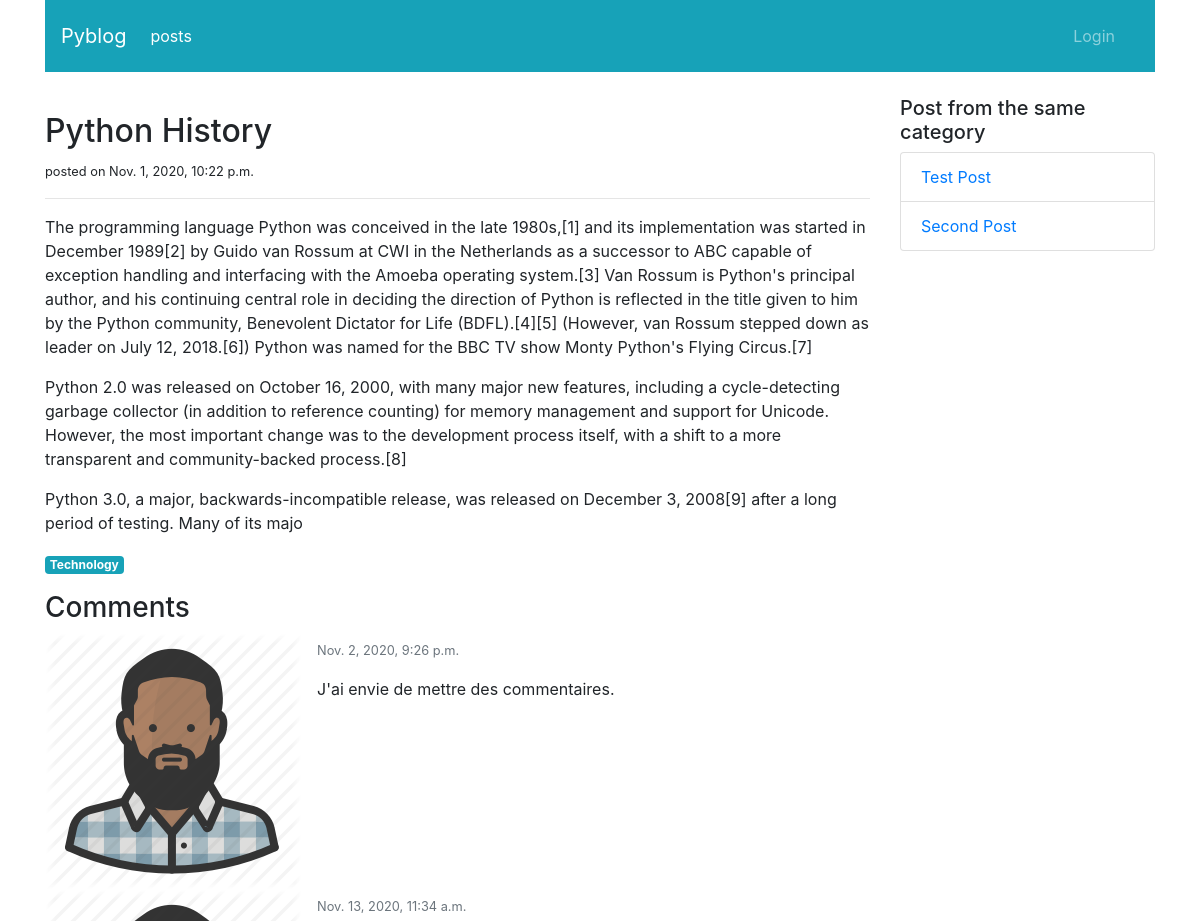
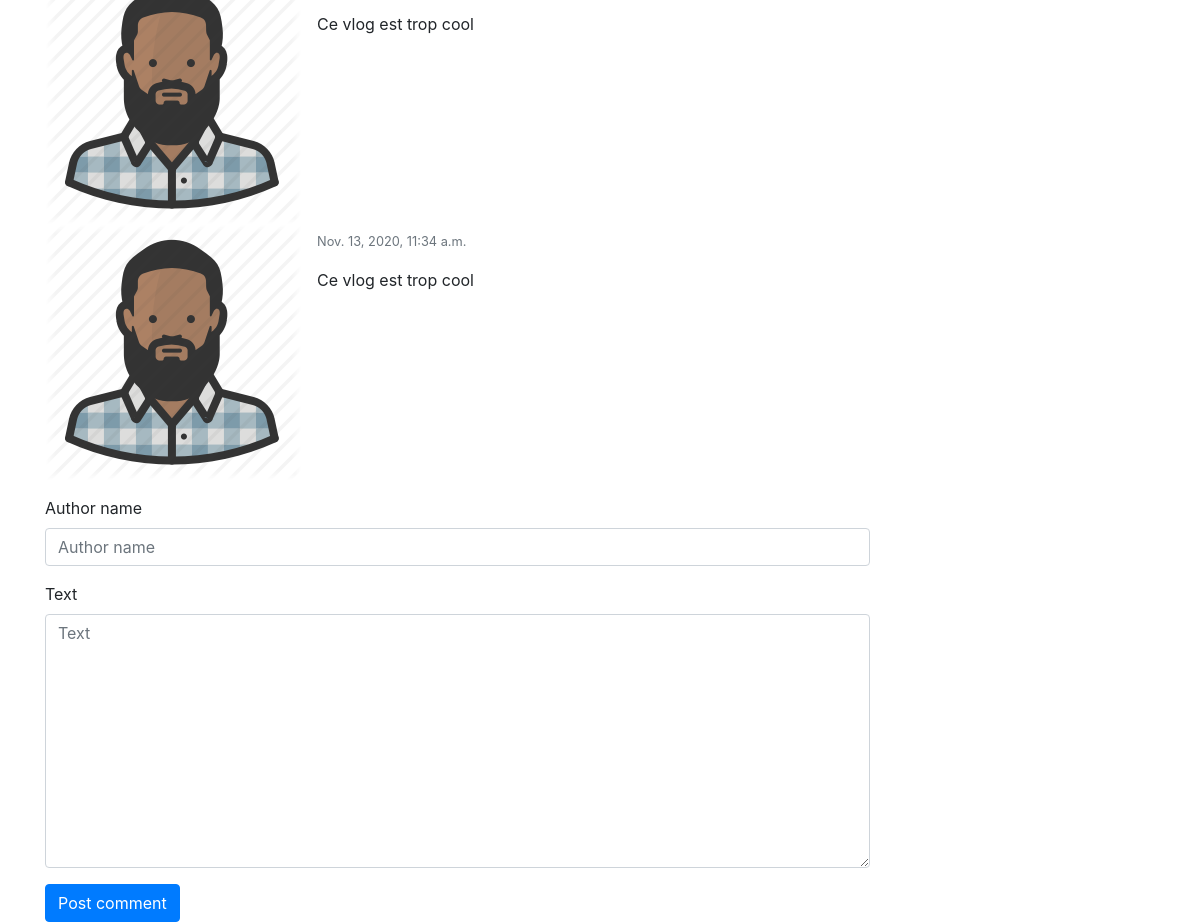
The app's page /blog/posts/detail/3 with its own data (2 pictures, top to bottom).
### blog/models.py (models this page shows, shortened)
class Post(models.Model):
    title = models.CharField(max_length=166)
    category = models.ForeignKey('PostCategory',
                                 null=True,
                                 blank=True,
                                 on_delete=models.DO_NOTHING)
    published = models.BooleanField(default=False)
    text = models.TextField(blank=True)
    created_at = models.DateTimeField(auto_now_add=True,null=True)

class PostCategory(models.Model):
    name = models.CharField(max_length=50)
    def slug(self):
        return slugify(self.name)

class Comment(models.Model):
    STATUS_VISIBLE = 'visible'
    STATUS_HIDDEN = 'hidden'
    STATUS_MODERATED = 'moderated'
    STATUS_CHOICES = (
        (STATUS_VISIBLE, 'visible'),
        (STATUS_HIDDEN, 'hidden'),
        (STATUS_MODERATED, 'moderated')
    )
    post = models.ForeignKey('Post', on_delete=models.CASCADE,
                             related_name='comments')
    author_name = models.CharField(max_length=100)
    text = models.TextField()
    status = models.CharField(max_length=20,
                              default=STATUS_VISIBLE,
                              choices=STATUS_CHOICES,
                              )
    moderation_text = models.CharField(max_length=200,blank=True)
    created_at = models.DateTimeField(auto_now_add=True,null=True)

### blog/views.py (the view)
# urls.py: path('posts/detail/<int:post_id>', views.post_detail, name='post_detail'),
def post_detail(request, post_id):
    post = get_object_or_404(Post, pk=post_id)
    post_same_category = Post.objects.filter(published=True, category=post.category) \
        .exclude(pk=post.id)
    comments=post.comments.exclude(status=Comment.STATUS_HIDDEN).order_by('created_at')
    if request.method == 'POST':
        comment_form = CreateCommentForm(request.POST)
        if comment_form.is_valid():
            comment = comment_form.save(commit=False)
            comment.post = post
            comment_form.save()
    else:
        comment_form=CreateCommentForm()
    context = {
        'navigation_items': navigation.navigation_items(navigation.NAV_POSTS),
        'post': post,
        'post_same_category': post_same_category,
        'comments': comments,
        'comment_form': comment_form,
    }
    return render(request, 'blog/post_detail.html', context)

### blog/forms.py
class CreateCommentForm(forms.ModelForm):
    class Meta:
        model = Comment
        fields = ['author_name', 'text']

### blog/navigation.py (called while the page is built)
def navigation_items(selected_item):
    items = []
    for name, url in NAV_ITEMS:
        items.append({
            'name': name,
            'url': url,
            'active': True if selected_item == name else False
        })
    return items

### blog/templates/blog/post_detail.html (shortened to what this page needs)
{% extends 'base.html' %}
{% load static %}
{% load bootstrap4 %}
{% block content %}
<div class="col-sm-9">
    <div class="mt-3">
        <h2>{{ post.title }}</h2>
        <small>posted on {{ post.created_at }}</small>
        <hr>
        <p class="text-muted">
            {{ post.text|linebreaks|safe }}
        </p>
        <a href="{% url 'post_list' post.category.slug %}"
           class="badge badge-info">{{ post.category.name|capfirst }}</a>
    </div>
    <div class="mt-3">
        <h3>Comments</h3>
        <ul class="list-unstyled">
            {% for comment in comments %}
            <li class="media">
                <img class="mr-3" src="{% static 'img/user-placeholder.png' %}">
                <div class="media-body">
                    <p>
                        <small class="text-muted">{{ comment.created_at }}</small>
                    </p>
                    <p>
                        {% if comment.status == 'moderated' %}
                        <span class="font-weight-light font-italic text-muted">
                        [[Moderated comment: {{ comment.moderation_text }}]]
                    </span>
                        {% else %}
                        {{ comment.text }}
                        {% endif %}
                    </p>
                </div>
            </li>
            {% empty %}
            <li class="media">No comment yet</li>
            {% endfor %}
        </ul>
        <form action="{% url 'post_detail' post.pk %}" method="post" class="form">
            {% bootstrap_form comment_form %}
            {% buttons %}
            <button type="submit" class="btn btn-primary">Post comment</button>
            {% endbuttons %}
        </form>
    </div>
</div>
<div class="col-sm-3">
    <h5>Post from the same category</h5>
    <ul class="list-group">
        {% for post in post_same_category %}
        <li class="list-group-item">
            <a href="{% url 'post_detail' post.pk %}">
                {{ post.title|truncatewords:4 }}
            </a>
        </li>
        {% empty %}
        This is the only post for this category
        {% endfor %}
    </ul>
</div>
{% endblock content %}

### templates/base.html (shortened to what this page needs)
<!DOCTYPE html>
{% load static %}
<html lang="en">
<head>
    <link rel="stylesheet" href="{% static 'css/bootstrap.min.css'%}">
</head>
<body>
<div class="container">
    <nav class="navbar sticky-top navbar-expand-md navbar-dark bg-info">
        <a class="navbar-brand" href="{% url 'home' %}">Pyblog</a>
        <div class="collapse navbar-collapse" id="navbar">
            <ul class="navbar-nav mr-auto">
                {% for item in navigation_items %}
                <li class="nav-item {% if item.active %}active{% endif %}">
                    <a class="nav-link" href="{{ item.url }}">{{ item.name }}</a>
                </li>
                {% endfor %}
            </ul>
        </div>
        <div class="navbar" id="navbar2">
            <ul class="navbar-nav mr-auto">
                {% if user.is_authenticated %}
                <a class="nav-link" href="{% url 'profile' %}">Profile</a>
                <a class="nav-link" href="{% url 'logout' %}">Logout</a>
                {% else %}
                <a class="nav-link" href="{% url 'login' %}">Login</a>
                {% endif %}
            </ul>
        </div>
    </nav>
    <div class="row mt-4">
        {% block content%} Please override this block! {% endblock%}
    </div>
</div>
</body>
</html>

### records on screen
Post: title "Python History", created_at "Nov. 1, 2020, 10:22 p.m.", text "The programming language Python was conceived in the late 1980s,[1] and its implementation was started in December 1989[2] by Guido van Rossum at CWI in the Netherlands as a successor to ABC capable of exception handling and interfacing with the Amoeba operating system.[3] Van Rossum is Python's principal author, and his continuing central role in deciding the direction of Python is reflected in the title given to him by the Python community, Benevolent Dictator for Life (BDFL).[4][5] (However, van Rossum stepped down as leader on July 12, 2018.[6]) Python was named for the BBC TV show Monty Python's Flying Circus.[7] Python 2.0 was released on October 16, 2000, with many major new…", category.name "Technology"
Comment: created_at "Nov. 2, 2020, 9:26 p.m.", text "J'ai envie de mettre des commentaires."
Comment: created_at "Nov. 13, 2020, 11:34 a.m.", text "Ce vlog est trop cool"
Comment: created_at "Nov. 13, 2020, 11:34 a.m.", text "Ce vlog est trop cool"
Post: title "Test Post"
Post: title "Second Post"

### other values on screen
{{ item.name }} "posts"
